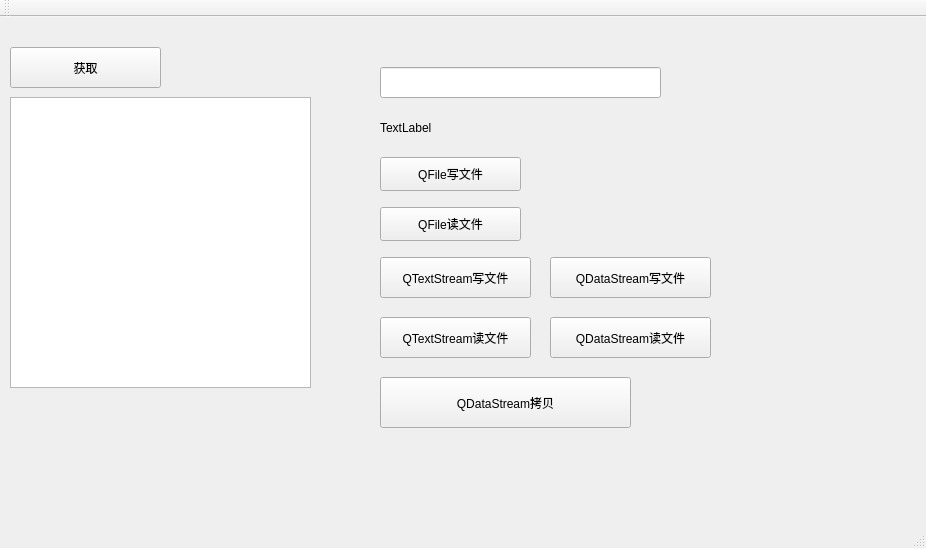
<?xml version="1.0" encoding="UTF-8"?>
<ui version="4.0">
 <class>MainWindow</class>
 <widget class="QMainWindow" name="MainWindow">
  <property name="geometry">
   <rect>
    <x>0</x>
    <y>0</y>
    <width>926</width>
    <height>548</height>
   </rect>
  </property>
  <property name="windowTitle">
   <string>MainWindow</string>
  </property>
  <widget class="QWidget" name="centralWidget">
   <widget class="QPushButton" name="pushButton_qfiler">
    <property name="geometry">
     <rect>
      <x>380</x>
      <y>190</y>
      <width>141</width>
      <height>34</height>
     </rect>
    </property>
    <property name="text">
     <string>QFile读文件</string>
    </property>
   </widget>
   <widget class="QPushButton" name="pushButton_textread">
    <property name="geometry">
     <rect>
      <x>380</x>
      <y>300</y>
      <width>151</width>
      <height>41</height>
     </rect>
    </property>
    <property name="text">
     <string>QTextStream读文件</string>
    </property>
   </widget>
   <widget class="QLabel" name="label">
    <property name="geometry">
     <rect>
      <x>380</x>
      <y>100</y>
      <width>671</width>
      <height>21</height>
     </rect>
    </property>
    <property name="text">
     <string>TextLabel</string>
    </property>
   </widget>
   <widget class="QLineEdit" name="lineEdit">
    <property name="geometry">
     <rect>
      <x>380</x>
      <y>50</y>
      <width>281</width>
      <height>31</height>
     </rect>
    </property>
   </widget>
   <widget class="QPushButton" name="pushButton">
    <property name="geometry">
     <rect>
      <x>10</x>
      <y>30</y>
      <width>151</width>
      <height>41</height>
     </rect>
    </property>
    <property name="text">
     <string>获取</string>
    </property>
   </widget>
   <widget class="QPushButton" name="pushButton_readw">
    <property name="geometry">
     <rect>
      <x>550</x>
      <y>300</y>
      <width>161</width>
      <height>41</height>
     </rect>
    </property>
    <property name="text">
     <string>QDataStream读文件</string>
    </property>
   </widget>
   <widget class="QListWidget" name="listWidget">
    <property name="geometry">
     <rect>
      <x>10</x>
      <y>80</y>
      <width>301</width>
      <height>291</height>
     </rect>
    </property>
   </widget>
   <widget class="QPushButton" name="pushButton_textw">
    <property name="geometry">
     <rect>
      <x>380</x>
      <y>240</y>
      <width>151</width>
      <height>41</height>
     </rect>
    </property>
    <property name="text">
     <string>QTextStream写文件</string>
    </property>
   </widget>
   <widget class="QPushButton" name="pushButton_dataw">
    <property name="geometry">
     <rect>
      <x>550</x>
      <y>240</y>
      <width>161</width>
      <height>41</height>
     </rect>
    </property>
    <property name="text">
     <string>QDataStream写文件</string>
    </property>
   </widget>
   <widget class="QPushButton" name="pushButton_copy">
    <property name="geometry">
     <rect>
      <x>380</x>
      <y>360</y>
      <width>251</width>
      <height>51</height>
     </rect>
    </property>
    <property name="text">
     <string>QDataStream拷贝</string>
    </property>
   </widget>
   <widget class="QPushButton" name="pushButton_qfilew">
    <property name="geometry">
     <rect>
      <x>380</x>
      <y>140</y>
      <width>141</width>
      <height>34</height>
     </rect>
    </property>
    <property name="text">
     <string>QFile写文件</string>
    </property>
   </widget>
  </widget>
  <widget class="QMenuBar" name="menuBar">
   <property name="geometry">
    <rect>
     <x>0</x>
     <y>0</y>
     <width>926</width>
     <height>26</height>
    </rect>
   </property>
  </widget>
  <widget class="QToolBar" name="mainToolBar">
   <attribute name="toolBarArea">
    <enum>TopToolBarArea</enum>
   </attribute>
   <attribute name="toolBarBreak">
    <bool>false</bool>
   </attribute>
  </widget>
  <widget class="QStatusBar" name="statusBar"/>
 </widget>
 <layoutdefault spacing="6" margin="11"/>
 <resources/>
 <connections/>
</ui>
